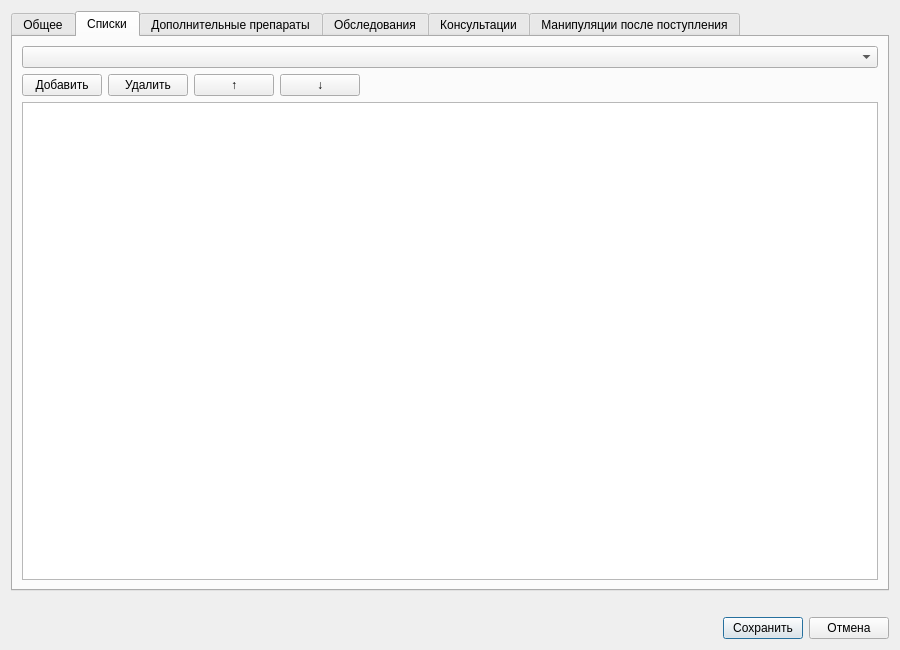
<?xml version="1.0" encoding="UTF-8"?>
<ui version="4.0">
 <class>SettingsWindow</class>
 <widget class="QDialog" name="SettingsWindow">
  <property name="geometry">
   <rect>
    <x>0</x>
    <y>0</y>
    <width>900</width>
    <height>650</height>
   </rect>
  </property>
  <property name="windowTitle">
   <string>Настройки</string>
  </property>
  <layout class="QVBoxLayout" name="verticalLayout">
   <item>
    <widget class="QTabWidget" name="tabWidget">
     <property name="currentIndex">
      <number>1</number>
     </property>
     <widget class="QWidget" name="commonTab">
      <attribute name="title">
       <string>Общее</string>
      </attribute>
      <layout class="QFormLayout" name="commonLayout">
       <property name="labelAlignment">
        <set>Qt::AlignmentFlag::AlignLeading|Qt::AlignmentFlag::AlignLeft|Qt::AlignmentFlag::AlignVCenter</set>
       </property>
      </layout>
     </widget>
     <widget class="QWidget" name="listsTab">
      <attribute name="title">
       <string>Списки</string>
      </attribute>
      <layout class="QVBoxLayout" name="listsLayout">
       <item>
        <widget class="QComboBox" name="listKeyCombo"/>
       </item>
       <item>
        <layout class="QHBoxLayout" name="listButtonsLayout">
         <item>
          <widget class="QPushButton" name="AddListButton">
           <property name="text">
            <string>Добавить</string>
           </property>
          </widget>
         </item>
         <item>
          <widget class="QPushButton" name="RemoveListButton">
           <property name="text">
            <string>Удалить</string>
           </property>
          </widget>
         </item>
         <item>
          <widget class="QPushButton" name="MoveUpButton">
           <property name="text">
            <string>↑</string>
           </property>
          </widget>
         </item>
         <item>
          <widget class="QPushButton" name="MoveDownButton">
           <property name="text">
            <string>↓</string>
           </property>
          </widget>
         </item>
         <item>
          <spacer name="listButtonsSpacer">
           <property name="orientation">
            <enum>Qt::Orientation::Horizontal</enum>
           </property>
           <property name="sizeHint" stdset="0">
            <size>
             <width>40</width>
             <height>20</height>
            </size>
           </property>
          </spacer>
         </item>
        </layout>
       </item>
       <item>
        <widget class="QListWidget" name="listWidget">
         <property name="editTriggers">
          <set>QAbstractItemView::EditTrigger::DoubleClicked|QAbstractItemView::EditTrigger::EditKeyPressed</set>
         </property>
        </widget>
       </item>
      </layout>
     </widget>
     <widget class="QWidget" name="medicinesTab">
      <attribute name="title">
       <string>Дополнительные препараты</string>
      </attribute>
      <layout class="QVBoxLayout" name="medicinesLayout">
       <item>
        <widget class="QTableWidget" name="medicineTable">
         <property name="columnCount">
          <number>2</number>
         </property>
         <column>
          <property name="text">
           <string>Препарат</string>
          </property>
         </column>
         <column>
          <property name="text">
           <string>Описание</string>
          </property>
         </column>
        </widget>
       </item>
       <item>
        <layout class="QHBoxLayout" name="medicineButtonsLayout">
         <item>
          <widget class="QPushButton" name="AddMedicineButton">
           <property name="text">
            <string>Добавить препарат</string>
           </property>
          </widget>
         </item>
         <item>
          <widget class="QPushButton" name="RemoveMedicineButton">
           <property name="text">
            <string>Удалить препарат</string>
           </property>
          </widget>
         </item>
         <item>
          <spacer name="medicineButtonsSpacer">
           <property name="orientation">
            <enum>Qt::Orientation::Horizontal</enum>
           </property>
           <property name="sizeHint" stdset="0">
            <size>
             <width>40</width>
             <height>20</height>
            </size>
           </property>
          </spacer>
         </item>
        </layout>
       </item>
      </layout>
     </widget>
     <widget class="QWidget" name="examinationsTab">
      <attribute name="title">
       <string>Обследования</string>
      </attribute>
      <layout class="QVBoxLayout" name="examinationsLayout">
       <item>
        <widget class="QTableWidget" name="examinationTable">
         <property name="columnCount">
          <number>2</number>
         </property>
         <column>
          <property name="text">
           <string>Обследование</string>
          </property>
         </column>
         <column>
          <property name="text">
           <string>Типичное описание</string>
          </property>
         </column>
        </widget>
       </item>
       <item>
        <layout class="QHBoxLayout" name="examinationButtonsLayout">
         <item>
          <widget class="QPushButton" name="AddExaminationButton">
           <property name="text">
            <string>Добавить обследование</string>
           </property>
          </widget>
         </item>
         <item>
          <widget class="QPushButton" name="RemoveExaminationButton">
           <property name="text">
            <string>Удалить обследование</string>
           </property>
          </widget>
         </item>
         <item>
          <spacer name="examinationButtonsSpacer">
           <property name="orientation">
            <enum>Qt::Orientation::Horizontal</enum>
           </property>
           <property name="sizeHint" stdset="0">
            <size>
             <width>40</width>
             <height>20</height>
            </size>
           </property>
          </spacer>
         </item>
        </layout>
       </item>
      </layout>
     </widget>
     <widget class="QWidget" name="consultationsTab">
      <attribute name="title">
       <string>Консультации</string>
      </attribute>
      <layout class="QVBoxLayout" name="consultationsLayout">
       <item>
        <widget class="QTableWidget" name="consultationTable">
         <property name="columnCount">
          <number>2</number>
         </property>
         <column>
          <property name="text">
           <string>Консультация</string>
          </property>
         </column>
         <column>
          <property name="text">
           <string>Типичное описание</string>
          </property>
         </column>
        </widget>
       </item>
       <item>
        <layout class="QHBoxLayout" name="consultationButtonsLayout">
         <item>
          <widget class="QPushButton" name="AddConsultationButton">
           <property name="text">
            <string>Добавить консультацию</string>
           </property>
          </widget>
         </item>
         <item>
          <widget class="QPushButton" name="RemoveConsultationButton">
           <property name="text">
            <string>Удалить консультацию</string>
           </property>
          </widget>
         </item>
         <item>
          <spacer name="consultationButtonsSpacer">
           <property name="orientation">
            <enum>Qt::Orientation::Horizontal</enum>
           </property>
           <property name="sizeHint" stdset="0">
            <size>
             <width>40</width>
             <height>20</height>
            </size>
           </property>
          </spacer>
         </item>
        </layout>
       </item>
      </layout>
     </widget>
     <widget class="QWidget" name="manipulationsTab">
      <attribute name="title">
       <string>Манипуляции после поступления</string>
      </attribute>
      <layout class="QVBoxLayout" name="manipulationsLayout">
       <item>
        <widget class="QTableWidget" name="manipulationTable">
         <property name="columnCount">
          <number>2</number>
         </property>
         <column>
          <property name="text">
           <string>Манипуляция</string>
          </property>
         </column>
         <column>
          <property name="text">
           <string>Типичное описание</string>
          </property>
         </column>
        </widget>
       </item>
       <item>
        <layout class="QHBoxLayout" name="manipulationButtonsLayout">
         <item>
          <widget class="QPushButton" name="AddManipulationButton">
           <property name="text">
            <string>Добавить манипуляцию</string>
           </property>
          </widget>
         </item>
         <item>
          <widget class="QPushButton" name="RemoveManipulationButton">
           <property name="text">
            <string>Удалить манипуляцию</string>
           </property>
          </widget>
         </item>
         <item>
          <spacer name="manipulationButtonsSpacer">
           <property name="orientation">
            <enum>Qt::Orientation::Horizontal</enum>
           </property>
           <property name="sizeHint" stdset="0">
            <size>
             <width>40</width>
             <height>20</height>
            </size>
           </property>
          </spacer>
         </item>
        </layout>
       </item>
      </layout>
     </widget>
    </widget>
   </item>
   <item>
    <widget class="QLabel" name="statusLabel">
     <property name="text">
      <string/>
     </property>
     <property name="wordWrap">
      <bool>true</bool>
     </property>
    </widget>
   </item>
   <item>
    <layout class="QHBoxLayout" name="buttonLayout">
     <item>
      <spacer name="buttonSpacer">
       <property name="orientation">
        <enum>Qt::Orientation::Horizontal</enum>
       </property>
       <property name="sizeHint" stdset="0">
        <size>
         <width>40</width>
         <height>20</height>
        </size>
       </property>
      </spacer>
     </item>
     <item>
      <widget class="QPushButton" name="SaveButton">
       <property name="text">
        <string>Сохранить</string>
       </property>
       <property name="default">
        <bool>true</bool>
       </property>
      </widget>
     </item>
     <item>
      <widget class="QPushButton" name="CancelButton">
       <property name="text">
        <string>Отмена</string>
       </property>
      </widget>
     </item>
    </layout>
   </item>
  </layout>
 </widget>
 <resources/>
 <connections/>
</ui>
